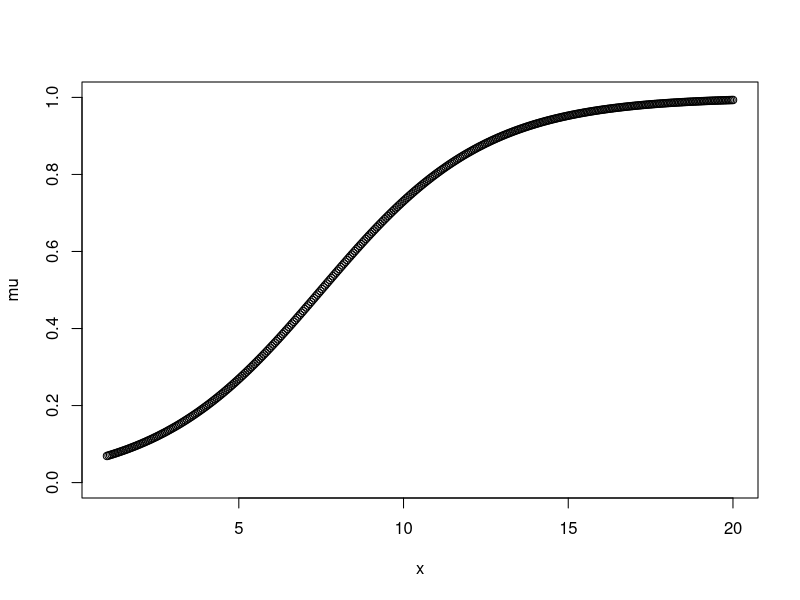
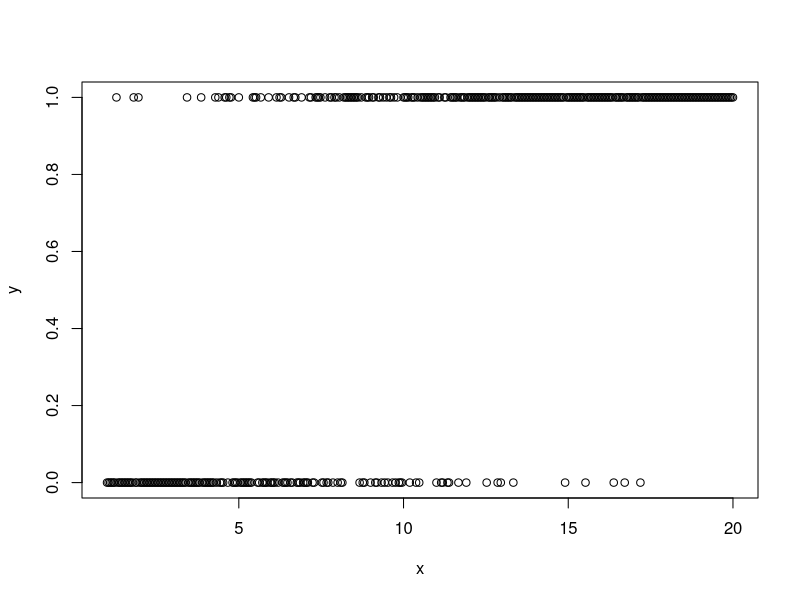
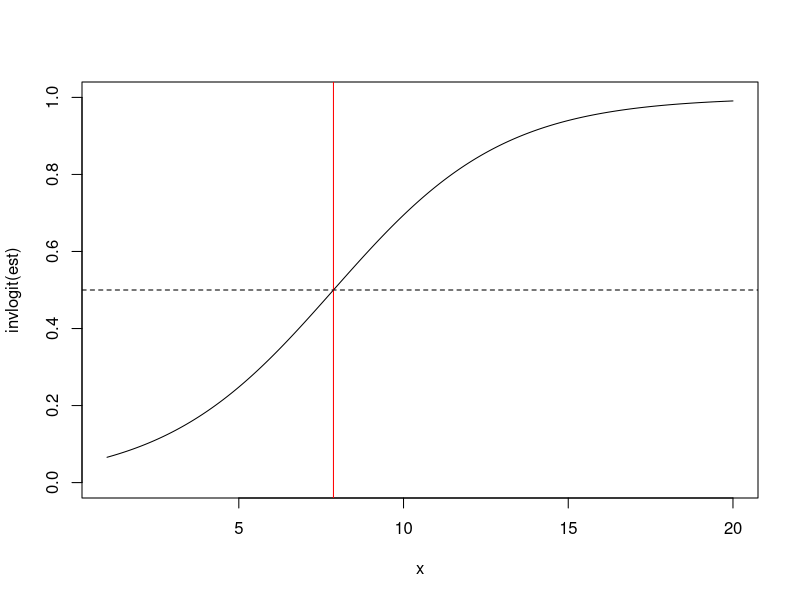

Recreate these plots in R, in order. (Note: this script raises an error after producing the figures.)
# Here we will use the delta method to calculate a standard error
# on a derived quantity involving 2 parameters:

# To make our code more readable:
invlogit <- plogis

# Imagine we have a bunch of fish lengths:
x <- seq(1, 20, length.out = 400)

# And a true intercept and slope parameter from which we will simulate:
b0 <- -3
b1 <- 0.4

# Form the linear predictor:
mu <- invlogit(b0 + b1 * x)
plot(x, mu, ylim = c(0, 1))

# Apply observation error:
set.seed(1)
y <- rbinom(length(x), size = 1, prob = mu)

# Plot it:
plot(x, y)

# Fit a GLM to it:
fit <- glm(y ~ x, family = binomial())
coef(fit)
est <- predict(fit) # linear predictor

# What's the length at 50% maturity?
# We can calculate that as:
calc_length_p50 <- function(x1, x2, prob_threshold = 0.5) {
  -(log((1/prob_threshold) - 1) + x1) / x2
}
(b0_hat <- coef(fit)[[1]])
(b1_hat <- coef(fit)[[2]])
p50 <- calc_length_p50(b0_hat, b1_hat)
p50

# Plot it:
plot(x, invlogit(est), ylim = c(0, 1), type = "l")
abline(v = p50, col = "red")
abline(h = 0.5, lty = 2)

# OK, but what about the standard error on p50?
# We can use the multivariate delta method.

# Grab our covariance matrix:
cov <- vcov(fit)

# Define our transformation of interest:
g <- ~ -(log((1/0.5) - 1) + b0_hat) / b1_hat

# Create a function that calculates the partial derivatives:
deriv_function <- deriv(g, c("b0_hat", "b1_hat"))
deriv_function

# Evaluate that function:
e <- eval(deriv_function)

# Note that this gives us the same thing as we did above to
# calculate p50, but it also gives us the partial derivatives:
e

# We can grab those partial derivatives:
J <- attr(e, "gradient")

# These are also known as the Jacobian: a matrix of partial derivatives of the
# entries in g(theta) with respect to the entries in theta itself (theta is our
# parameter vector).

# And matrix multiply the Jacobian with the original covariance matrix by the
# transposed Jacobian to get the variance of the derived quantity:
variance <- J  %*% cov %*% t(J )
variance

# The standard error is the square root of that:
se <- sqrt(diag(new_cov))
se

# Plot it:
abline(v = p50 + 1.96 * se, col = "blue")
abline(v = p50 - 1.96 * se, col = "blue")

